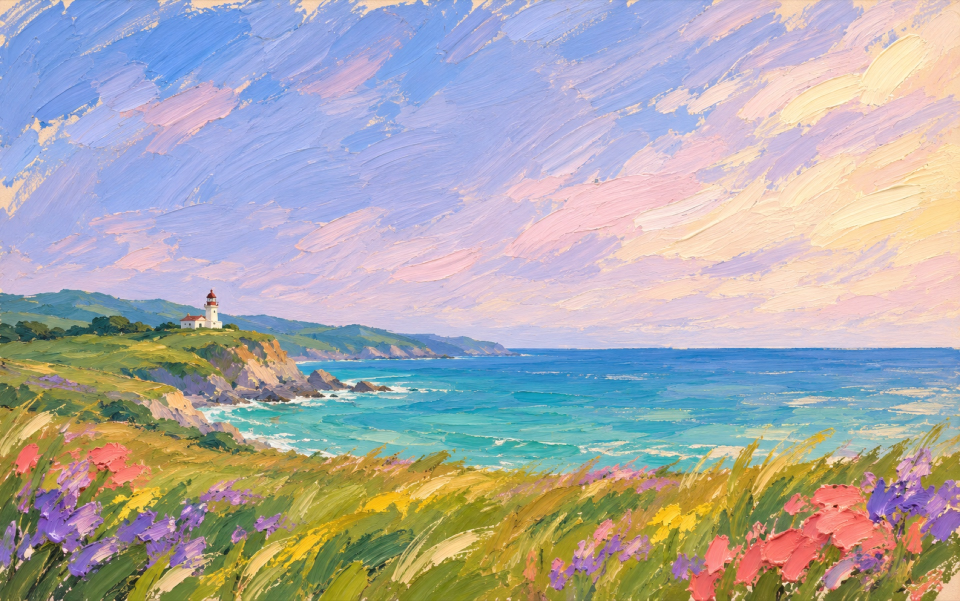
#> input picture packages/shell/macos/Onboarding/MerlinDawn.jpg, 1920 x 1201 px (shown at 1/2 size)
$ python render.py
#> lines starting #> are read from the running program, lines starting #| are printed output that depends on the picture
### branding/onboarding/meadow/score.py
"""Original stereo cue for the first-light film. All sounds are synthesized."""
import wave

import numpy as np


RATE = 48000


def write_score(path, duration, sunrise, flight, title):
#> called with duration = 7.2, sunrise = 0.42, flight = 0.58, title = 2.11
    rng = np.random.default_rng(8241)
    time = np.arange(round(duration * RATE)) / RATE
    mix = np.zeros((len(time), 2))
    frequencies = np.fft.rfftfreq(len(time), 1 / RATE)
    breeze = np.sin(np.pi * time / duration) ** 1.4

    # Air in the grasses. Keep the low rumble out and let the breeze move
    # differently on either side of the listener.
    spectrum = (1 - np.exp(-(frequencies / 125) ** 2)) / (1 + (frequencies / 950) ** 3)
    for channel in range(2):
        noise = np.fft.rfft(rng.normal(size=len(time)))
        air = np.fft.irfft(noise * spectrum, n=len(time))
        mix[:, channel] = air / np.std(air) * (.004 + .006 * breeze)

    def place(sound, start, pan):
        offset = int(start * RATE)
        count = min(len(sound), len(time) - offset)
        if count > 0:
            gains = np.sqrt([(1 - pan) / 2, (1 + pan) / 2])
            mix[offset:offset + count] += sound[:count, None] * gains

    # Felt strikes: the hammer and upper partials die away before the body
    # of each note. Two slightly detuned strings supply the slow beating.
    for start, pitch, strength, pan in [
        (sunrise, 55, .12, -.20), (sunrise + .54, 62, .118, -.08),
        (flight + .78, 69, .09, .23), (title, 66, .14, .06),
        (title + .48, 74, .075, .31), (title + 1.52, 62, .058, -.14),
    ]:
        hz = 440 * 2 ** ((pitch - 69) / 12)
        t = np.arange(round(min(3.6, duration - start) * RATE)) / RATE
        strike = np.zeros_like(t)
        for partial, gain, decay in [(1, 1, 1.28), (2, .40, .74), (3, .14, .41), (5, .06, .19)]:
            phase = 2 * np.pi * hz * partial * t
            strings = .64 * np.sin(phase) + .36 * np.sin(phase * 1.0014)
            strike += gain * strings * np.exp(-t / decay)
        place(strength * strike * (1 - np.exp(-t / .016)), start, pan)

    # A low bowed fifth opens with the light and recedes under the last note.
    pad = np.zeros_like(time)
    for hz, gain in [(146.83, .021), (220, .012), (293.66, .006)]:
        pad += gain * np.sin(2 * np.pi * hz * time + .23 * np.sin(2 * np.pi * .74 * time))
    place(pad * breeze ** 2, 0, -.08)

    # Short, diffuse reflections. Use the dry signal for each reflection so
    # the release sounds like one space and doesn't build a feedback tail.
    dry = mix.copy()
    for delay, gain in [(.043, .12), (.071, .09), (.111, .065), (.168, .045), (.254, .028)]:
        offset = round(delay * RATE)
        mix[offset:] += dry[:-offset, ::-1] * gain
    attack = np.clip(time / .3, 0, 1)
    release = np.clip((duration - time) / .84, 0, 1)
    mix *= (attack * (release ** 2 * (3 - 2 * release)))[:, None]
    mix *= 1.5  # Master the cue around -22 LUFS, with room above the soft strikes.
    with wave.open(str(path), 'wb') as wav:
        wav.setparams((2, 2, RATE, 0, 'NONE', 'not compressed'))
        wav.writeframes(np.rint(np.clip(mix, -1, 1) * 32767).astype('<i2').tobytes())

### branding/onboarding/meadow/grasses.py
"""Rooted grass and flower animation for the painted coast, in film coordinates."""

import math

import cv2
import numpy as np


# Art direction points in the 1100 x 688 study. Each pair follows an actual
# brushstroke from its root to its tip. The width is measured across the stroke.
STROKES = [
    (358, 545, 378, 517, 7),
    (398, 548, 432, 511, 9),
    (421, 550, 453, 518, 6),
    (468, 552, 508, 515, 11),
    (620, 555, 645, 523, 6),
    (652, 555, 679, 519, 7),
    (805, 557, 838, 505, 7),
    (833, 570, 869, 493, 10),
    (860, 552, 908, 501, 8),
    (898, 539, 948, 491, 7),
    (1026, 545, 1074, 486, 7),
    (1047, 541, 1090, 487, 8),
]
# Petal centres and picking radii keep neighbours on their own stems. The
# matte selects paint by hue inside each area, retaining the broken dry edges.
CORAL = [
    (31, 524, 20, 24),
    (116, 523, 27, 22),
    (148, 547, 24, 20),
    (823, 630, 20, 23),
    (867, 597, 24, 26),
    (894, 584, 28, 24),
    (910, 614, 25, 24),
    (958, 570, 31, 21),
    (961, 608, 32, 24),
    (998, 622, 22, 20),
    (1050, 614, 12, 21),
]
VIOLET = [
    (48, 571, 20, 24),
    (67, 599, 30, 27),
    (94, 575, 23, 24),
    (103, 636, 25, 23),
    (158, 598, 26, 22),
    (194, 613, 20, 22),
    (218, 631, 22, 21),
    (250, 568, 29, 15),
    (304, 601, 15, 14),
    (648, 660, 17, 17),
    (681, 631, 23, 21),
    (720, 621, 18, 19),
    (1020, 572, 23, 29),
    (1052, 543, 16, 20),
    (1067, 582, 22, 19),
]
# Pigment for additional leaves comes from broad ochre, green and straw marks
# in the same painting. Sample along the grain from base to tip.
PIGMENTS = [
    (363, 661, 408, 613, 9),
    (451, 668, 487, 619, 8),
    (306, 625, 346, 578, 8),
    (563, 674, 608, 619, 10),
    (466, 626, 509, 593, 8),
    (375, 680, 422, 632, 10),
    (572, 633, 614, 593, 6),
    (326, 668, 369, 612, 9),
]
JOINTS = np.linspace(0, 1, 12, dtype=np.float32)
MID = (JOINTS[1:] + JOINTS[:-1]) * 0.5


def pigment_strip(art, stroke, scale, rng):
    x, y, tx, ty, width = np.asarray(stroke) * scale
    s, cross = np.mgrid[0:1:64j, -1:1:25j].astype("float32")
    rgb = cv2.remap(
        art,
        (x + (tx - x) * s + cross * width / 2).astype("float32"),
        (y + (ty - y) * s).astype("float32"),
        cv2.INTER_LINEAR,
    )
    # Bristles run the full length of the blade. A fixed dry edge and a raised
    # streak travel with this pigment through every pose.
    grain = rng.normal(0, 5, (1, 25)) + rng.normal(0, 2, (64, 25))
    rgb = np.clip(rgb + grain[..., None], 0, 255)
    half = (0.86 + 0.13 * np.sin(3 * s)) * np.maximum(0, 1 - s**1.8) ** 0.74
    alpha = np.clip((half - abs(cross + 0.045 * np.sin(9 * s))) * 8, 0, 1)
    # Embed the root in the underlying paint. Only the free length has a
    # distinct silhouette; the clump should have no horizontal cut at its foot.
    embedded = np.clip(s / 0.27, 0, 1)
    alpha *= embedded**2 * (3 - 2 * embedded)
    return np.dstack((rgb, alpha * 255)).astype("uint8")


# [10 lines left out: function paint_patch, not called in this run]


class Stem:
    def __init__(self, root, length, lean, width, material, rng, head=None):
        self.x, self.y = root
        self.length, self.lean, self.width = length, lean, width
        self.material, self.head = material, head
        self.curl = rng.uniform(-0.12, 0.15)
        self.phase = rng.uniform(0, 2 * math.pi)
        self.compliance = rng.uniform(0.80, 1.15) * (0.74 if head is not None else 1)

    # [56 lines left out: functions pose, draw, not called in this run]


class Meadow:
    def __init__(self, art):
        height, width = art.shape[:2]
        scale = width / 1100
        rng = np.random.default_rng(8216)
        self.stems = []
        removed = np.zeros((height, width), np.uint8)
        hsv = cv2.cvtColor(art, cv2.COLOR_RGB2HSV)
        hue, sat, value = cv2.split(hsv)
        materials = [pigment_strip(art, stroke, scale, rng) for stroke in PIGMENTS]
        # Isolate the pre-existing long strokes that already break the skyline.
        # Their original pixels become flexible leaves above a clean plate.
        for x, y, tx, ty, brush in np.array(STROKES) * scale:
            half = brush * 0.85
            length = math.hypot(tx - x, ty - y)
            s, cross = np.mgrid[0:1:96j, -1:1:31j].astype("float32")
            sx = (x + (tx - x) * s + cross * half).astype("float32")
            sy = (y + (ty - y) * s + np.zeros_like(cross)).astype("float32")
            leaf = cv2.remap(art, sx, sy, cv2.INTER_LINEAR)
            leaf_hsv = cv2.cvtColor(leaf, cv2.COLOR_RGB2HSV)
            coverage = np.clip((63.0 - leaf_hsv[..., 0]) / 12, 0, 1)
            coverage *= np.clip((0.97 - abs(cross)) * 7, 0, 1) * np.clip((1 - s) * 12, 0, 1)
            material = np.dstack((leaf, coverage * 255)).astype("uint8")
            px, py = np.rint(sx).astype(int), np.rint(sy).astype(int)
            removed[py[coverage > 0.18], px[coverage > 0.18]] = 255
            lean = math.atan2(tx - x, y - ty)
            stem = Stem((x, y), length, lean, half * 2 * math.cos(lean), material, rng)
            stem.curl = 0
            self.stems.append(stem)

        for spots, colour in [
            (CORAL, ((hue < 12) | (hue > 167)) & (sat > 56) & (value > 105)),
            (VIOLET, (hue >= 122) & (hue <= 166) & (sat > 48)),
        ]:
            # Where heads overlap, assign each dab of paint to the nearest
            # centre once. A petal cannot move with two neighbouring stems.
            owner = np.full((height, width), -1, np.int16)
            distance = np.ones((height, width), np.float32)
            for i, (x, y, rx, ry) in enumerate(np.array(spots) * scale):
                a, b = max(0, int(x - rx)), max(0, int(y - ry))
                yy, xx = np.ogrid[
                    b : min(height, math.ceil(y + ry) + 1), a : min(width, math.ceil(x + rx) + 1)
                ]
                d = ((xx - x) / rx) ** 2 + ((yy - y) / ry) ** 2
                region = np.s_[b : b + d.shape[0], a : a + d.shape[1]]
                closer = d < distance[region]
                owner[region][closer] = i
                distance[region][closer] = d[closer]
            for i, (x, y, rx, ry) in enumerate(np.array(spots) * scale):
                pad = math.ceil(max(rx, ry) * 1.45)
                a, b = round(x) - pad, round(y) - pad
                if min(a, b) < 0 or a + 2 * pad >= width or b + 2 * pad >= height:
                    continue
                region = np.s_[b : b + 2 * pad + 1, a : a + 2 * pad + 1]
                mask = (colour[region] & (owner[region] == i)).astype("uint8") * 255
                mask = cv2.morphologyEx(mask, cv2.MORPH_CLOSE, np.ones((3, 3), np.uint8))
                removed[region] |= mask
                alpha = cv2.GaussianBlur(mask, (3, 3), 0.62)
                head = (np.dstack((art[region], alpha)), float(pad), float(pad))
                length = rng.uniform(52, 87) * scale
                lean = rng.uniform(0.18, 0.43)
                root = (x - length * math.sin(lean), y + length * math.cos(lean))
                stem = Stem(
                    root, length, lean, rng.uniform(3.7, 5.5) * scale, materials[3], rng, head
                )
                stem.curl = 0
                self.stems.append(stem)

        # Fill newly revealed slivers with nearby field colour and real bristle
        # texture. Pixels outside the lifted silhouettes are copied verbatim.
        removed = cv2.dilate(removed, np.ones((3, 3), np.uint8))
        self.plate = cv2.inpaint(art, removed, 5, cv2.INPAINT_TELEA)
        grain = art.astype("float32") - cv2.GaussianBlur(art, (0, 0), 3).astype("float32")
        cut = removed != 0
        self.plate[cut] = np.clip(self.plate[cut] + np.roll(grain, 87, axis=1)[cut] * 0.8, 0, 255)

        # Plant in uneven tufts following the painted headland. Front stalks
        # can occlude the blossoms while distant plants have shorter travel.
        for _ in range(83):
            x = rng.uniform(-20, 1120)
            edge = np.interp(
                x, [0, 180, 355, 560, 760, 900, 1100], [498, 526, 544, 556, 550, 535, 521]
            )
            y = rng.uniform(edge + 10, 740)
            depth = np.clip((y - edge) / 155, 0, 1)
            size = rng.uniform(0.73, 1.29) * (19 + 58 * depth)
            lean = rng.uniform(0.18, 0.76)
            for _ in range(rng.integers(3, 8)):
                root = ((x + rng.normal(0, 5 + 4 * depth)) * scale, (y + rng.normal(0, 3)) * scale)
                stem = Stem(
                    root,
                    size * rng.uniform(0.62, 1.3) * scale,
                    lean + rng.uniform(-0.40, 0.32),
                    rng.uniform(2.4, 6.8) * (1 + 0.58 * depth) * scale,
                    materials[rng.integers(len(materials))],
                    rng,
                )
                self.stems.append(stem)
        self.stems.sort(key=lambda stem: stem.y)

    def draw(self, image, t):
        for stem in self.stems:
            stem.draw(image, t)

### branding/onboarding/meadow/coast.py
"""Moving paint layers for the sky, open water and breaking surf."""

import math

import cv2
import numpy as np


# The study is 1100 pixels wide. Trace the waterline behind the sea stacks
# and the meadow in front of it so foam disappears against the right edges.
WATER_EDGE = [
    (1100, 398),
    (607, 400),
    (561, 406),
    (496, 409),
    (431, 413),
    (360, 416),
    (346, 418),
    (353, 432),
    (364, 424),
    (373, 428),
    (386, 441),
    (397, 442),
    (407, 437),
    (426, 441),
    (441, 447),
    (421, 450),
    (390, 447),
    (368, 451),
    (343, 453),
    (329, 457),
    (307, 455),
    (292, 462),
    (273, 464),
    (260, 469),
    (237, 470),
    (226, 478),
    (257, 485),
    (279, 498),
    (303, 504),
    (353, 515),
    (426, 524),
    (491, 535),
    (566, 539),
    (641, 539),
    (710, 533),
    (776, 536),
    (857, 519),
    (936, 509),
    (1004, 521),
    (1100, 488),
]


def wet_paint(area, colour, amount):
    """Mix pigment into an RGB float canvas using a two-dimensional matte."""
    area += (colour - area) * amount[..., None]


class Coast:
    def __init__(self, base):
        h, w = base.shape[:2]
        self.scale = s = w / 1100
        rng = np.random.default_rng(5137)

        # Separate the peach/lilac cloud pigment from a reconstruction of the
        # cooler ground underneath. Moving residual paint reconstructs exactly
        # the original sky at rest and never drags the cliff silhouette.
        self.sky_end = int(400 * s)
        sky = base[: self.sky_end].astype("float32")
        y, x = np.mgrid[: self.sky_end, :w].astype("float32") / s
        skyline = np.interp(
            x[0],
            [0, 82, 166, 240, 320, 410, 520, 610, 1100],
            [327, 327, 340, 324, 352, 366, 383, 395, 393],
        )
        self.sky_mask = np.clip((skyline - y) / 17, 0, 1).astype("float32")
        warmth = sky[..., 0] - sky[..., 2]
        # The unpainted patches in a coarse sky study supply the local blue
        # underneath each cloud bank, including the warmer air at the horizon.
        small = cv2.resize(sky, None, fx=0.125, fy=0.125, interpolation=cv2.INTER_AREA)
        small = cv2.erode(small, np.ones((5, 9), np.uint8))
        ground = cv2.resize(cv2.GaussianBlur(small, (0, 0), 1.8), (w, self.sky_end))
        alpha = np.clip((warmth + 65) / 59, 0, 1) * self.sky_mask
        residual = (sky - ground) * alpha[..., None]
        high = np.clip((200 - y + 0.065 * x) / 110, 0, 1)[..., None]
        self.clouds = (residual * high, residual * (1 - high))
        self.clear_sky = sky - residual

        self.top, self.bottom = int(396 * s), math.ceil(549 * s)
        sea = base[self.top : self.bottom]
        self.y, self.x = np.mgrid[self.top : self.bottom, :w].astype("float32") / s
        matte = np.zeros((h, w), np.uint8)
        cv2.fillPoly(matte, [np.rint(np.array(WATER_EDGE) * s).astype("int32")], 255, cv2.LINE_AA)
        # Preserve small blades and ochre rock faces which cross the outline.
        hsv = cv2.cvtColor(sea, cv2.COLOR_RGB2HSV)
        water_colour = np.clip((hsv[..., 0].astype("float32") - 49) / 14, 0, 1)
        water_colour = np.maximum(water_colour, np.clip((50.0 - hsv[..., 1]) / 33, 0, 1))
        self.water = (
            cv2.GaussianBlur(matte[self.top : self.bottom], (3, 3), 0.75) / 255 * water_colour
        ).astype("float32")
        clearance = cv2.distanceTransform((self.water > 0.65).astype("uint8"), cv2.DIST_L2, 3)
        self.clearance = np.clip(clearance / (9 * s), 0, 1)
        self.depth = np.clip((self.y - 399) / 137, 0, 1.1)
        self.grain = cv2.cvtColor(sea, cv2.COLOR_RGB2GRAY).astype("float32")
        self.grain -= cv2.GaussianBlur(self.grain, (0, 0), 2)
        self.sea_paint = sea.astype("float32")
        # Small, repeatable fans of droplets leave each rock on impact.
        self.droplets = rng.uniform(0, 1, (3, 47, 5))
        self.swells = []
        for _ in range(72):
            depth = rng.uniform(0.02, 1)
            self.swells.append(
                (
                    rng.uniform(0.23, 1.07) * 1100,
                    400 + depth * 131,
                    rng.uniform(14, 43) * (0.5 + depth),
                    rng.uniform(0, 2 * math.pi),
                    rng.uniform(2.6, 4.9),
                    rng.uniform(0.65, 1.3),
                )
            )

    # [202 lines left out: functions sky, sea, breakers, gulls, paint, not called in this run]

### branding/onboarding/meadow/render.py
"""Render the bundled opening film and its stereo soundtrack. Run on macOS with numpy, Pillow,
opencv-python-headless and imageio-ffmpeg installed. These are art tools only.
"""
import math
from pathlib import Path
from tempfile import TemporaryDirectory

import cv2
import imageio_ffmpeg
import numpy as np
from PIL import Image, ImageDraw, ImageFont

from coast import Coast
from grasses import Meadow
from score import write_score


ROOT = Path(__file__).resolve().parents[3]
ASSETS = ROOT / 'packages/shell/macos/Onboarding'
W, H, FPS, SECONDS = 1600, 1000, 30, 7.2
SUNRISE, FLIGHT, TITLE = .42, .58, 2.11


def ease(value):
    t = np.clip(value, 0, 1)
    return t * t * (3 - 2 * t)


# [37 lines left out: function draw_falcon, not called in this run]


def brush_map(rng, shape):
    """A fixed map of overlapping bristle marks, sampled throughout the shot.
    Stable pigment keeps the sun and the moving light from flickering."""
    height, width = shape
    marks = np.zeros(shape, np.float32)
    for _ in range(4800):
        px, py = rng.integers(width), rng.integers(height)
        length = int(rng.integers(5, 35))
        cv2.ellipse(marks, (px, py), (length, max(2, length // 5)),
                    float(rng.uniform(-40, -10)), 0, 360, float(rng.uniform(-1, 1)), -1)
    return cv2.GaussianBlur(marks, (3, 3), .6)


# [20 lines left out: function painted_sun, not called in this run]


def brand_mask():
    """Typeset the complete word once so kerning survives the ink reveal."""
    font = ImageFont.truetype('/System/Library/Fonts/Supplemental/Baskerville.ttc', 120)
    mask = Image.new('L', (W, H))
    ImageDraw.Draw(mask).text((W // 2, round(H * .44)), 'Merlin', font=font,
                              fill=255, anchor='mm', stroke_width=0)
    # Use Merlin's own falcon silhouette as the small printer's mark.
    mark = Image.open(ROOT / 'apps/browser/src/components/start/merlin-logo.png').convert('RGBA').getchannel('A')
    mark = mark.crop(mark.getbbox())
    mark.thumbnail((81, 69), Image.Resampling.LANCZOS)
    mask.paste(mark, ((W - mark.width) // 2, round(H * .32) - mark.height // 2))
    return np.asarray(mask, np.float32) / 255


def render(soundtrack, output, poster):
    base = cv2.resize(np.asarray(Image.open(ASSETS / 'MerlinDawn.jpg').convert('RGB')), (W, H))
    y, x = np.mgrid[:H, :W].astype('float32')
    u, v = x / W, y / H
    rng = np.random.default_rng(1240)
    marks = brush_map(rng, (H, W))
#> after the loop in brush_map, `for _ in range(4800):`:
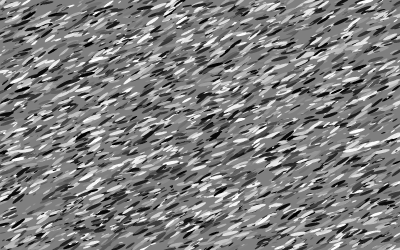
#> marks: shape (1000, 1600) float32 (shown at 1/4 size); min -1, max 1, mean -0.000127; drawn with min black and max white
    luma = cv2.cvtColor(base, cv2.COLOR_RGB2GRAY).astype('float32')
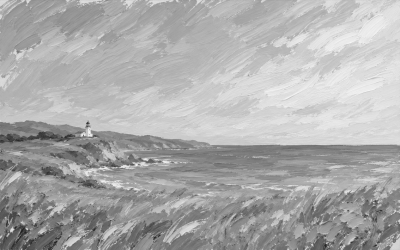
#> luma: shape (1000, 1600) float32 (shown at 1/4 size); min 22, max 252, mean 171
    relief = np.clip((luma - cv2.GaussianBlur(luma, (0, 0), 4.5)) / 22, -1.5, 1.5)
    # Neighbouring strokes pick up the sun at slightly different moments.
    tooth = marks * .65 + relief * .60
    meadow = Meadow(base)
#> in __init__, `hue, sat, value = cv2.split(hsv)`:
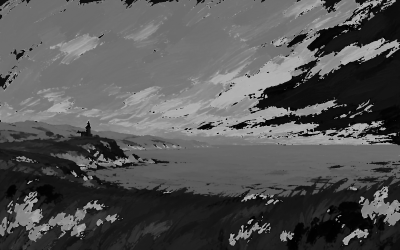
#> hue: shape (1000, 1600) (shown at 1/4 size); min 0, max 179, mean 84.3
#> in __init__, `hue, sat, value = cv2.split(hsv)`:
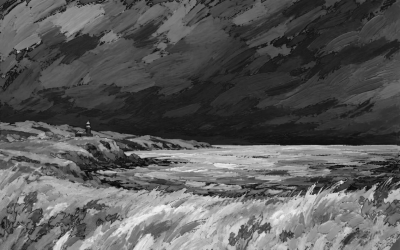
#> sat: shape (1000, 1600) (shown at 1/4 size); min 0, max 253, mean 89.5
#> in __init__, `hue, sat, value = cv2.split(hsv)`:
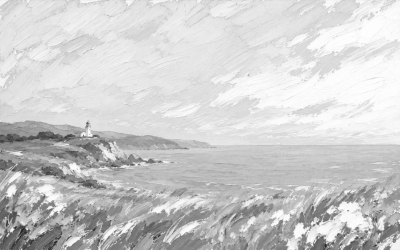
#> value: shape (1000, 1600) (shown at 1/4 size); min 24, max 255, mean 204.8
#> in pigment_strip (call 8), `x, y, tx, ty, width = np.asarray(stroke) * scale`: x = 474.2; y = 971.6; tx = 536.7; ty = 890.2; width = 13.09
#> in pigment_strip (call 8), `return np.dstack((rgb, alpha * 255)).astype("uint8")`:
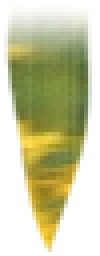
#> returned value: shape (64, 25, 4) (shown 4 times larger); mean of channels 0, 1, 2, 3 153.7, 146.7, 50.6, 118.3; transparent parts drawn white
#> in __init__, `materials = [pigment_strip(art, stroke, scale, rng) for stroke in PIGM..`: materials = 8 items
#> the loop in __init__, `for x, y, tx, ty, brush in np.array(STROKES) * scale:` made 12 passes
#> pass 1, in __init__, `coverage *= np.clip((0.97 - abs(cross)) * 7, 0, 1) * np.clip((1 - s) *..`:
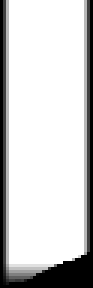
#> coverage: shape (96, 31) float64 (shown 3 times larger); min 0, max 1, mean 0.807
#> (the rest of the program and of its run is left out)
